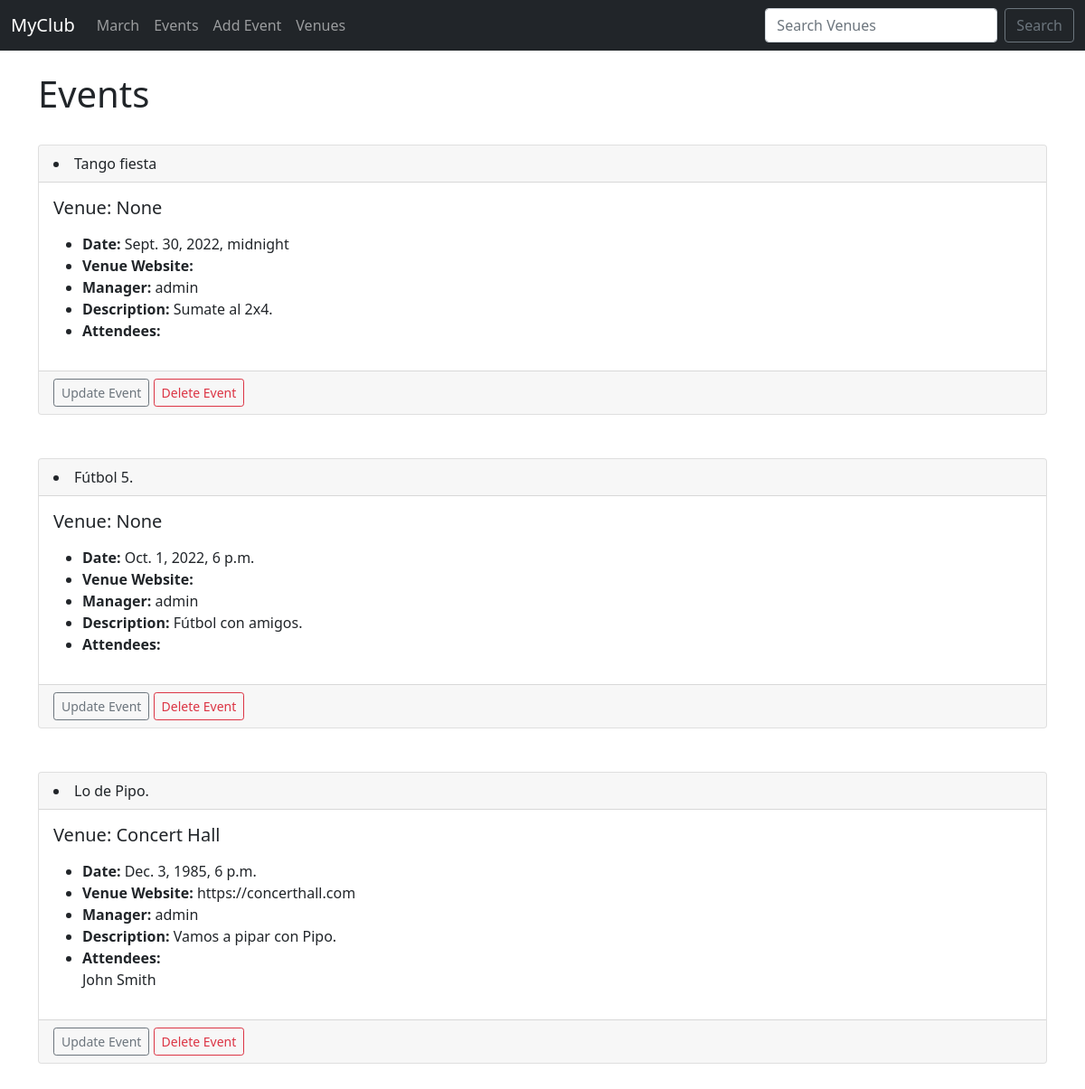
Before: /events with the older database file.
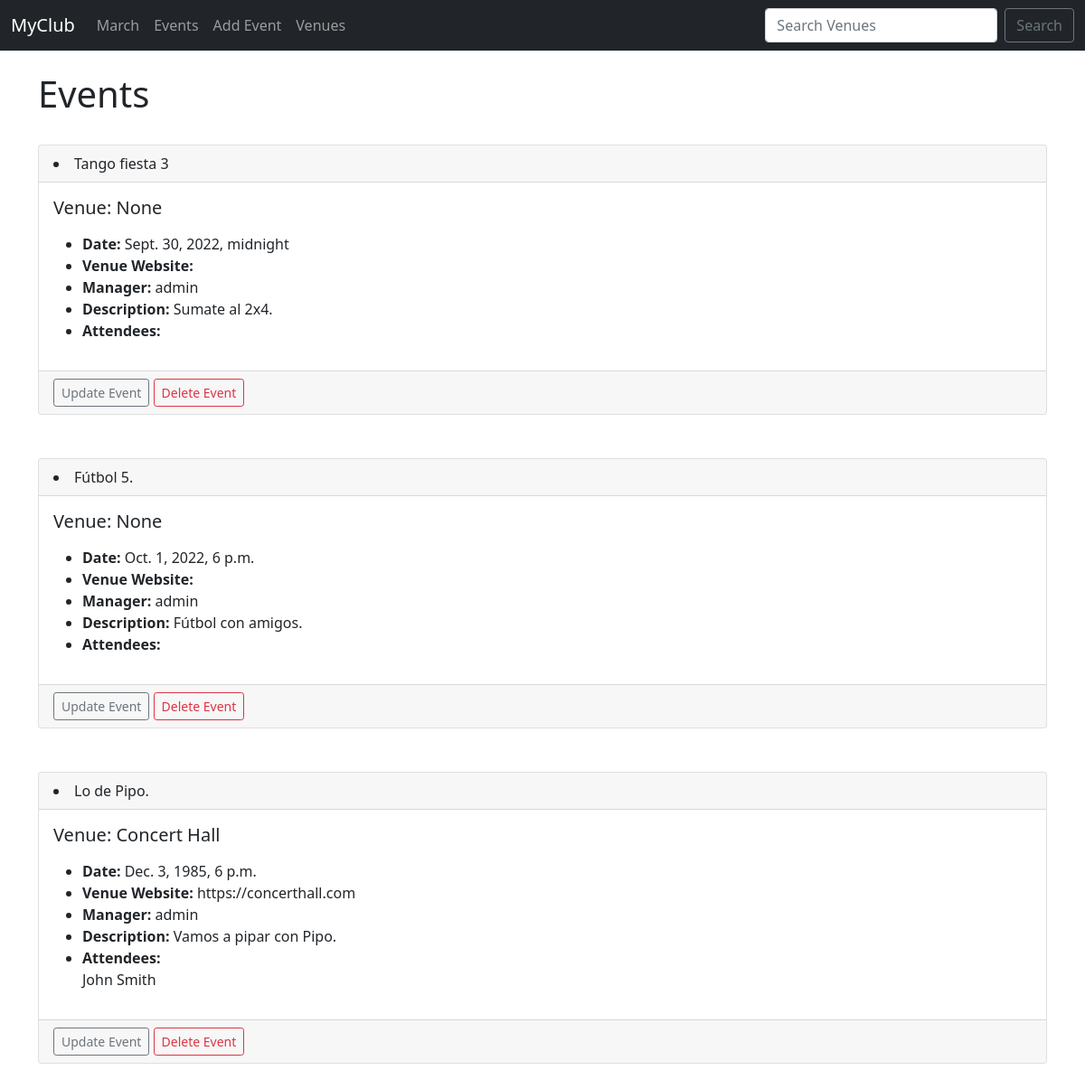
After: the same page with the newer database file.
### events/models.py (models this page shows)
class Event(models.Model):
    name = models.CharField('Events Name', max_length=120)
    event_date = models.DateTimeField('Event Date')
    venue = models.ForeignKey(
        Venue, blank=True, null=True, on_delete=models.CASCADE)
    manager = models.ForeignKey(User, blank=True, null=True, on_delete=models.SET_NULL)
    description = models.TextField(blank=True)
    attendees = models.ManyToManyField(MyClubUser, blank=True)
    def __str__(self):
        return self.name

class Venue(models.Model):
    name = models.CharField('Venue Name', max_length=120)
    adress = models.CharField(max_length=300)
    zip_code = models.CharField('Zip Code', max_length=15)
    phone = models.CharField('Contact Phone', max_length=25, blank=True)
    web = models.URLField('Website Address', blank=True)
    email_adress = models.EmailField('Email Adress', blank=True)
    def __str__(self):
        return self.name

class MyClubUser(models.Model):
    first_name = models.CharField(max_length=30)
    last_name = models.CharField(max_length=30)
    email = models.EmailField('User Email')
    def __str__(self):
        return self.first_name + ' ' + self.last_name

### events/views.py (the view)
# urls.py: path('events', views.all_events, name='event-list'),
def all_events(request):
    event_list = Event.objects.all()
    return render(request, 'events/event_list.html',
                  {'event_list': event_list})

### events/templates/events/event_list.html
{% extends 'events/base.html' %}
{% block content %}
    <h1>Events</h1>
    <br />
{% for event in event_list %}
        <div class="card">
            <div class="card-header">
                <li>{{ event }}</li>
            </div>
            <div class="card-body">
                <h5 class="card-title">
                    Venue: {{ event.venue }}
                </h5>
                <p class="card-text">
                    <ul>
                        <li><strong>Date:</strong> {{ event.event_date }}</li>
                        <li><strong>Venue Website:</strong> {{ event.venue.web }}</li>
                        <li><strong>Manager:</strong> {{ event.manager }}</li>
                        <li><strong>Description:</strong> {{ event.description }}</li>
                        <li><strong>Attendees:</strong> <br />
                            {% for user in event.attendees.all %}
                            {{ user }} <br />
                            {% endfor %}
                        </li>
                    </ul>
                </p>
            </div>
              <div class="card-footer text-muted">
                  <a href="{% url 'update-event' event.id %}"
                    class="btn btn-outline-secondary btn-sm">Update Event</a>
                  <a href="{% url 'delete-event' event.id %}" class="btn btn-outline-danger btn-sm">Delete Event</a>
              </div>
        </div>
            <br /> <br/ >
{% endfor %}
{% endblock %}

### events/templates/events/base.html (shortened to what this page needs)
<!doctype html>
<html lang="en">
<head>
    <link href="https://cdn.jsdelivr.net/npm/bootstrap@5.0.2/dist/css/bootstrap.min.css" rel="stylesheet"
>
</head>
<body>
    {% include 'events/navbar.html' %}
    <br />
    <div class="container">
        {% block content %}
        {% endblock %}
    </div>
</body>
</html>

### events/templates/events/navbar.html (shortened to what this page needs)
<nav class="navbar navbar-expand-lg navbar-dark bg-dark">
    <div class="container-fluid">
        <a class="navbar-brand" href="{% url 'home' %}">MyClub</a>
        <div class="collapse navbar-collapse" id="navbarSupportedContent">
            <ul class="navbar-nav me-auto mb-2 mb-lg-0">
                <li class="nav-item">
                    <a class="nav-link" href="{% url 'home' '2021' 'March' %}">March</a>
                </li>
                <li class="nav-item">
                    <a class="nav-link" href="{% url 'event-list' %}">Events</a>
                </li>
                <li class="nav-item">
                    <a class="nav-link" href="{% url 'add-event' %}">Add Event</a>
                </li>
                <li class="nav-item">
                    <a class="nav-link" href="{% url 'list-venues' %}">Venues</a>
                </li>
            </ul>
            <form class="d-flex" method=POST action={% url 'search-venues' %}>
                <input class="form-control me-2" type="search" placeholder="Search Venues" aria-label="Search" name='searched'>
                <button class="btn btn-outline-secondary" type="submit">Search</button>
            </form>
        </div>
    </div>
</nav>

Changed rows visible on the page:
changed Event "Sumate al 2x4.": name "Tango fiesta" → "Tango fiesta 3"
